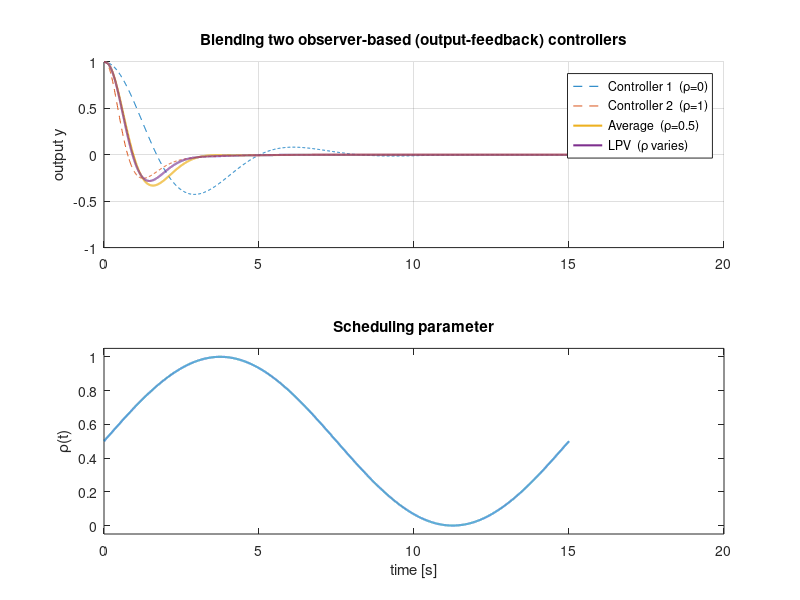

This chart was generated by the following MATLAB code:
%% Output-feedback LPV example: blending two observer-based controllers
% Shows that LPV does NOT require state feedback. Each controller is a
% dynamic output-feedback compensator (LQG-style):
%
%   observer:  xhat_dot = A*xhat + B*u + L*(y - C*xhat)
%   control:   u        = -K*xhat
%
% The controller STATE is xhat (the plant-state estimate). Because both
% designs estimate the SAME physical states through the SAME plant model,
% xhat has a consistent meaning, so blending K(rho) and L(rho) is valid.
%
% Requires the Control System Toolbox.

clear; clc;

%% Plant (same lightly damped oscillator)
A = [ 0   1;
     -1  -0.2];
B = [0; 1];
C = [1 0];
D = 0;
n = size(A,1);

%% Design 1 ("gentle"): feedback gain K1 and observer gain L1
K1 = lqr(A, B, diag([1 1]), 1);
L1 = lqr(A', C', diag([1 1]), 1)';        % observer via duality

%% Design 2 ("aggressive"): faster control and faster observer
K2 = lqr(A, B, diag([100 1]), 1);
L2 = lqr(A', C', diag([1 1]), 0.01)';     % small meas. weight -> fast observer

%% Scheduled gains and the full closed-loop matrix (plant + observer states)
Kr = @(rho) (1-rho)*K1 + rho*K2;
Lr = @(rho) (1-rho)*L1 + rho*L2;

% State vector is [x ; xhat]. Derivation:
%   x_dot    = A*x - B*K*xhat
%   xhat_dot = L*C*x + (A - B*K - L*C)*xhat
Acl = @(rho) [ A,            -B*Kr(rho);
               Lr(rho)*C,     A - B*Kr(rho) - Lr(rho)*C ];
Ccl = [C, zeros(1,n)];                     % output y = C*x

x0 = [1; 0; 0; 0];      % plant displaced, estimate starts at zero
t  = 0:0.01:15;

%% 1) Frozen cases incl. the average (rho = 0.5)
y1   = initial(ss(Acl(0),   zeros(2*n,1), Ccl, 0), x0, t);
y2   = initial(ss(Acl(1),   zeros(2*n,1), Ccl, 0), x0, t);
yavg = initial(ss(Acl(0.5), zeros(2*n,1), Ccl, 0), x0, t);

%% 2) True LPV: rho varies in time
rho_fun = @(tt) 0.5*(1 + sin(2*pi*tt/15));
dt = 1e-3; tv = 0:dt:15;
x = x0; y_lpv = zeros(size(tv)); rho_log = zeros(size(tv));
for k = 1:numel(tv)
    rho        = rho_fun(tv(k));
    rho_log(k) = rho;
    y_lpv(k)   = Ccl*x;
    x          = x + dt*(Acl(rho)*x);      % forward Euler
end

%% Plot
figure;
subplot(2,1,1); hold on; grid on;
plot(t,  y1,   '--','DisplayName','Controller 1  (\rho=0)');
plot(t,  y2,   '--','DisplayName','Controller 2  (\rho=1)');
plot(t,  yavg, '-', 'LineWidth',1.5,'DisplayName','Average  (\rho=0.5)');
plot(tv, y_lpv,'-', 'LineWidth',1.5,'DisplayName','LPV  (\rho varies)');
ylabel('output y'); legend('Location','northeast');
title('Blending two observer-based (output-feedback) controllers');

subplot(2,1,2); grid on;
plot(tv, rho_log,'LineWidth',1.5);
xlabel('time [s]'); ylabel('\rho(t)'); ylim([-0.05 1.05]);
title('Scheduling parameter');
